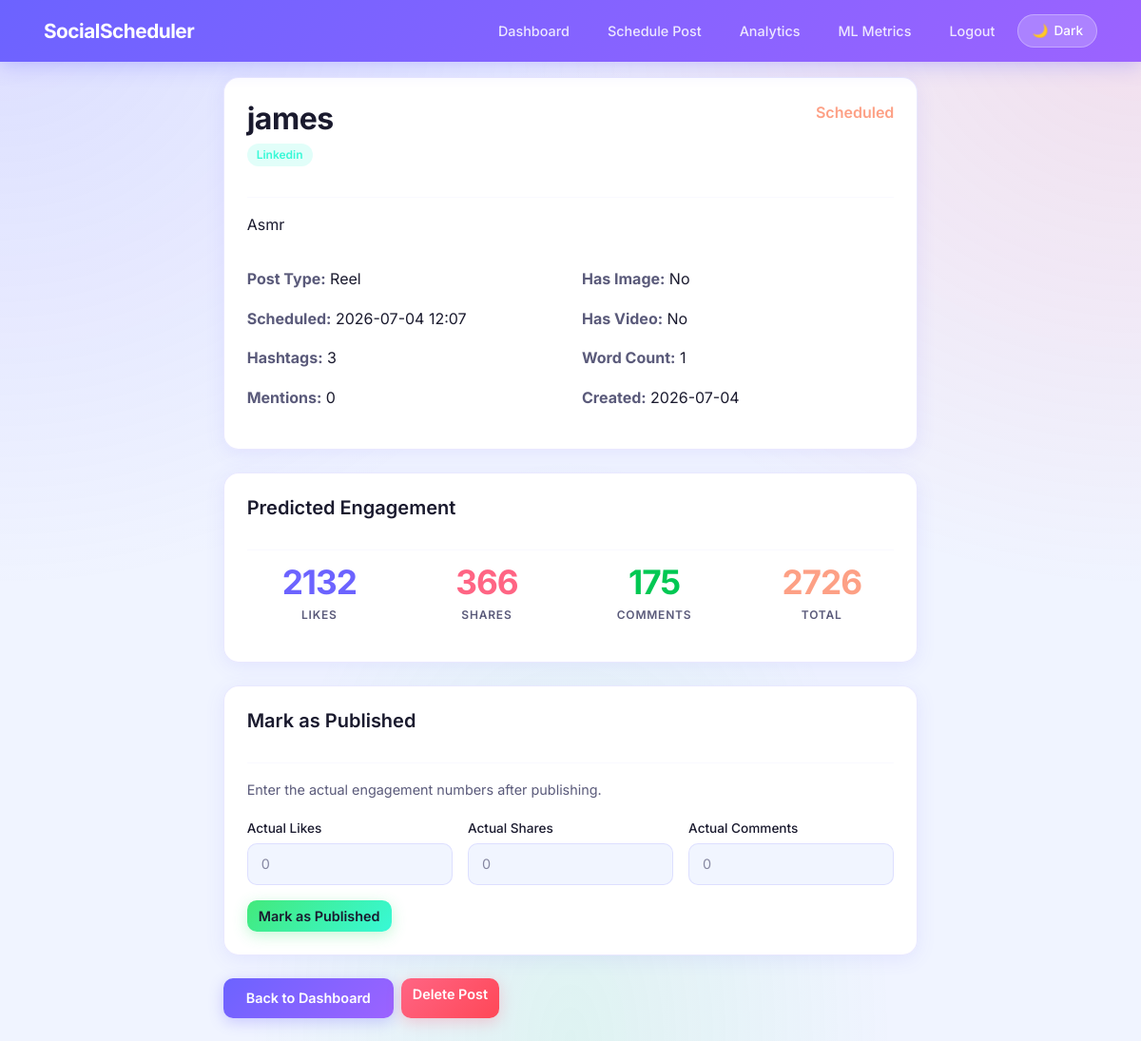
/post/3 (signed in), run on the app's committed database.
### models.py (models this page shows)
class Post(db.Model):
    id = db.Column(db.Integer, primary_key=True)
    title = db.Column(db.String(200), nullable=False)
    content = db.Column(db.Text, nullable=False)
    platform = db.Column(db.String(50), nullable=False)
    post_type = db.Column(db.String(50), nullable=False)
    scheduled_time = db.Column(db.DateTime, nullable=False)
    status = db.Column(db.String(20), default='scheduled')
    hashtags = db.Column(db.Integer, default=0)
    mentions = db.Column(db.Integer, default=0)
    has_image = db.Column(db.Boolean, default=False)
    has_video = db.Column(db.Boolean, default=False)
    word_count = db.Column(db.Integer, default=0)
    predicted_likes = db.Column(db.Float, default=0)
    predicted_shares = db.Column(db.Float, default=0)
    predicted_comments = db.Column(db.Float, default=0)
    predicted_engagement = db.Column(db.Float, default=0)
    actual_likes = db.Column(db.Float, default=0)
    actual_shares = db.Column(db.Float, default=0)
    actual_comments = db.Column(db.Float, default=0)
    created_at = db.Column(db.DateTime, default=datetime.utcnow)
    user_id = db.Column(db.Integer, db.ForeignKey('user.id'), nullable=False)

### app.py (the view)
@app.route('/post/<int:post_id>')
@login_required
def post_detail(post_id):
    post = db.session.get(Post, post_id) or abort(404)
    return render_template('post_detail.html', post=post)

### app.py (called while the page is built)
@login_manager.user_loader
def load_user(user_id):
    return db.session.get(User, int(user_id))

### templates/post_detail.html
{% extends "base.html" %}
{% block content %}
<div class="row justify-content-center mt-3">
    <div class="col-md-8">
        <div class="card p-4 mb-4">
            <div class="d-flex justify-content-between align-items-start mb-3">
                <div>
                    <h2 class="mb-1">{{ post.title }}</h2>
                    <span class="platform-badge platform-{{ post.platform }}">
                        {{ post.platform }}
                    </span>
                </div>
                <span class="status-{{ post.status }}" style="font-weight: 600;">
                    {{ post.status | capitalize }}
                </span>
            </div>
            <hr>
            <p style="color: var(--text-primary); font-size: 1rem;">
                {{ post.content }}
            </p>
            <div class="row mt-3">
                <div class="col-md-6">
                    <p><strong>Post Type:</strong>
                        <span style="color: var(--text-primary); text-transform: capitalize;">
                            {{ post.post_type }}
                        </span>
                    </p>
                    <p><strong>Scheduled:</strong>
                        <span style="color: var(--text-primary);">
                            {{ post.scheduled_time.strftime('%Y-%m-%d %H:%M') }}
                        </span>
                    </p>
                    <p><strong>Hashtags:</strong>
                        <span style="color: var(--text-primary);">{{ post.hashtags }}</span>
                    </p>
                    <p><strong>Mentions:</strong>
                        <span style="color: var(--text-primary);">{{ post.mentions }}</span>
                    </p>
                </div>
                <div class="col-md-6">
                    <p><strong>Has Image:</strong>
                        <span style="color: var(--text-primary);">
                            {{ 'Yes' if post.has_image else 'No' }}
                        </span>
                    </p>
                    <p><strong>Has Video:</strong>
                        <span style="color: var(--text-primary);">
                            {{ 'Yes' if post.has_video else 'No' }}
                        </span>
                    </p>
                    <p><strong>Word Count:</strong>
                        <span style="color: var(--text-primary);">{{ post.word_count }}</span>
                    </p>
                    <p><strong>Created:</strong>
                        <span style="color: var(--text-primary);">
                            {{ post.created_at.strftime('%Y-%m-%d') }}
                        </span>
                    </p>
                </div>
            </div>
        </div>
        <div class="card p-4 mb-4">
            <h5 class="mb-3">Predicted Engagement</h5>
            <hr>
            <div class="row text-center">
                <div class="col-6 col-md-3 mb-3">
                    <div class="stat-number" style="color: var(--accent);">
                        {{ post.predicted_likes | int }}
                    </div>
                    <div class="stat-label">Likes</div>
                </div>
                <div class="col-6 col-md-3 mb-3">
                    <div class="stat-number" style="color: var(--accent-2);">
                        {{ post.predicted_shares | int }}
                    </div>
                    <div class="stat-label">Shares</div>
                </div>
                <div class="col-6 col-md-3 mb-3">
                    <div class="stat-number" style="color: var(--accent-3);">
                        {{ post.predicted_comments | int }}
                    </div>
                    <div class="stat-label">Comments</div>
                </div>
                <div class="col-6 col-md-3 mb-3">
                    <div class="stat-number" style="color: var(--accent-4);">
                        {{ post.predicted_engagement | int }}
                    </div>
                    <div class="stat-label">Total</div>
                </div>
            </div>
        </div>
        {% if post.status == 'scheduled' %}
        <div class="card p-4 mb-4">
            <h5 class="mb-3">Mark as Published</h5>
            <hr>
            <p style="font-size: 0.9rem;">
                Enter the actual engagement numbers after publishing.
            </p>
            <form method="POST" action="/post/{{ post.id }}/publish">
                <div class="row g-3">
                    <div class="col-md-4">
                        <label class="form-label">Actual Likes</label>
                        <input type="number" name="actual_likes"
                               class="form-control" placeholder="0" min="0">
                    </div>
                    <div class="col-md-4">
                        <label class="form-label">Actual Shares</label>
                        <input type="number" name="actual_shares"
                               class="form-control" placeholder="0" min="0">
                    </div>
                    <div class="col-md-4">
                        <label class="form-label">Actual Comments</label>
                        <input type="number" name="actual_comments"
                               class="form-control" placeholder="0" min="0">
                    </div>
                </div>
                <button type="submit" class="btn btn-success mt-3">
                    Mark as Published
                </button>
            </form>
        </div>
        {% endif %}
        <div class="d-flex gap-2">
            <a href="/" class="btn btn-primary">Back to Dashboard</a>
            <a href="/post/{{ post.id }}/delete"
               class="btn btn-danger"
               onclick="return confirm('Delete this post?')">
                Delete Post
            </a>
        </div>
    </div>
</div>
{% endblock %}

### templates/base.html (style rules this page uses)
:root[data-theme="light"] { --bg-primary: #f0f4ff; --bg-secondary: #e8ecff; --bg-card: rgba(255, 255, 255, 0.98); --text-primary: #1a1a2e; --text-secondary: #5a5a7a; --accent: #6c63ff; --accent-2: #ff6584; --accent-3: #00c853; --accent-4: #fda085; --border: rgba(108, 99, 255, 0.15); --navbar-bg: rgba(255, 255, 255, 0.98); --input-bg: rgba(240, 244, 255, 0.9); --shadow: rgba(108, 99, 255, 0.1); }
* { margin: 0; padding: 0; box-sizing: border-box; }
body { background-color: var(--bg-primary); color: var(--text-primary); font-family: 'Inter', sans-serif; min-height: 100vh; transition: background-color 0.3s ease, color 0.3s ease; }
body::before { content: ''; position: fixed; top: 0; left: 0; width: 100%; height: 100%; background: radial-gradient(ellipse at 0% 0%, rgba(108, 99, 255, 0.15) 0%, transparent 40%), radial-gradient(ellipse at 100% 0%, rgba(255, 101, 132, 0.15) 0%, transparent 40%), radial-gradient(ellipse at 50% 100%, rgba(67, 233, 123, 0.1) 0%, transparent 40%); pointer-events: none; z-index: 0; }
.card { background: var(--bg-card); border: 1px solid var(--border); border-radius: 16px; box-shadow: 0 4px 20px var(--shadow); animation: fadeInUp 0.4s ease; backdrop-filter: blur(10px); transition: all 0.3s ease; }
.btn-primary { background: linear-gradient(135deg, #6c63ff, #9c63ff); border: none; color: #ffffff; font-weight: 600; padding: 10px 24px; border-radius: 10px; transition: all 0.3s ease; font-size: 0.9rem; box-shadow: 0 4px 15px rgba(108, 99, 255, 0.3); }
.btn-danger { background: linear-gradient(135deg, #ff6584, #ff4757); border: none; font-weight: 600; border-radius: 10px; transition: all 0.3s ease; font-size: 0.9rem; box-shadow: 0 4px 15px rgba(255, 101, 132, 0.3); }
.btn-success { background: linear-gradient(135deg, #43e97b, #38f9d7); border: none; color: #1a1a2e; font-weight: 600; border-radius: 10px; transition: all 0.3s ease; font-size: 0.9rem; box-shadow: 0 4px 15px rgba(67, 233, 123, 0.3); }
.form-control, .form-select { background: var(--input-bg); border: 1px solid var(--border); color: var(--text-primary); border-radius: 10px; padding: 10px 14px; font-family: 'Inter', sans-serif; font-size: 0.9rem; transition: all 0.3s ease; }
.form-control::placeholder { color: var(--text-secondary); opacity: 0.7; }
.form-label { color: var(--text-primary); font-weight: 500; font-size: 0.85rem; margin-bottom: 6px; }
h1, h2 { color: var(--text-primary) !important; font-weight: 700; letter-spacing: -0.5px; }
h3, h4, h5 { color: var(--text-primary) !important; font-weight: 600; }
p { color: var(--text-secondary); line-height: 1.6; }
a { color: var(--accent); text-decoration: none; transition: color 0.2s ease; }
hr { border-color: var(--border) !important; margin: 16px 0; }
.stat-number { font-size: 2.2rem; font-weight: 700; line-height: 1; letter-spacing: -1px; }
.stat-label { font-size: 0.75rem; font-weight: 600; letter-spacing: 0.8px; text-transform: uppercase; color: var(--text-secondary); margin-top: 8px; }
.platform-badge { padding: 3px 10px; border-radius: 20px; font-size: 0.75rem; font-weight: 600; text-transform: capitalize; display: inline-block; }
.platform-linkedin { background: rgba(56, 249, 215, 0.15); color: #38f9d7; }
.status-scheduled { color: #fda085; font-weight: 600; }

### data on the page
Post: title "james", platform "Linkedin", status "Scheduled", content "Asmr", post_type "Reel", scheduled_time "2026-07-04 12:07", hashtags "3", mentions "0", has_image "No", has_video "No", word_count "1", created_at "2026-07-04", predicted_likes "2132", predicted_shares "366", predicted_comments "175", predicted_engagement "2726"
